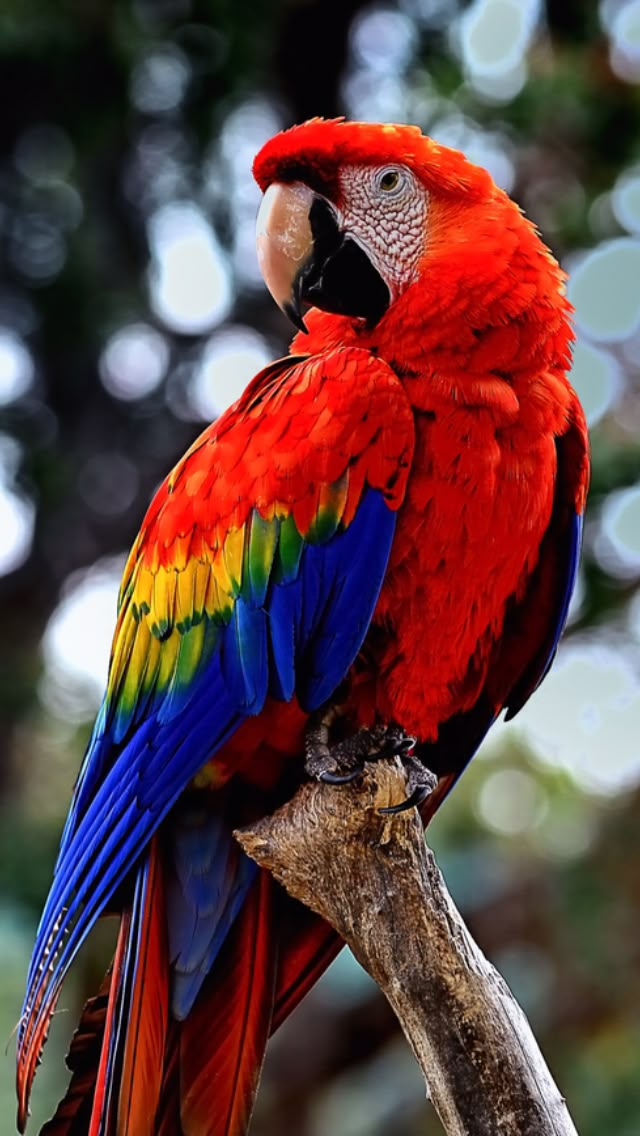
#> input picture parrot.jpeg, 640 x 1136 px
$ jupyter execute 'lab 6.ipynb'
#> lines starting #> are read from the running program, lines starting #| are printed output that depends on the picture; after the words box and inside, x2 and y2 are one past the last pixel; in counts of white or black regions, pixels touching at a corner belong together
[cell 1]
import cv2
import matplotlib.pyplot as plt
import numpy as np

img=cv2.imread("parrot.jpeg",cv2.IMREAD_GRAYSCALE)
#> img: shape (1136, 640); min 0, max 255, mean 74.8

if img is None:
    print("Error")
    exit()

threshold=100
_,thresh_img=cv2.threshold(img,threshold,255,cv2.THRESH_BINARY)
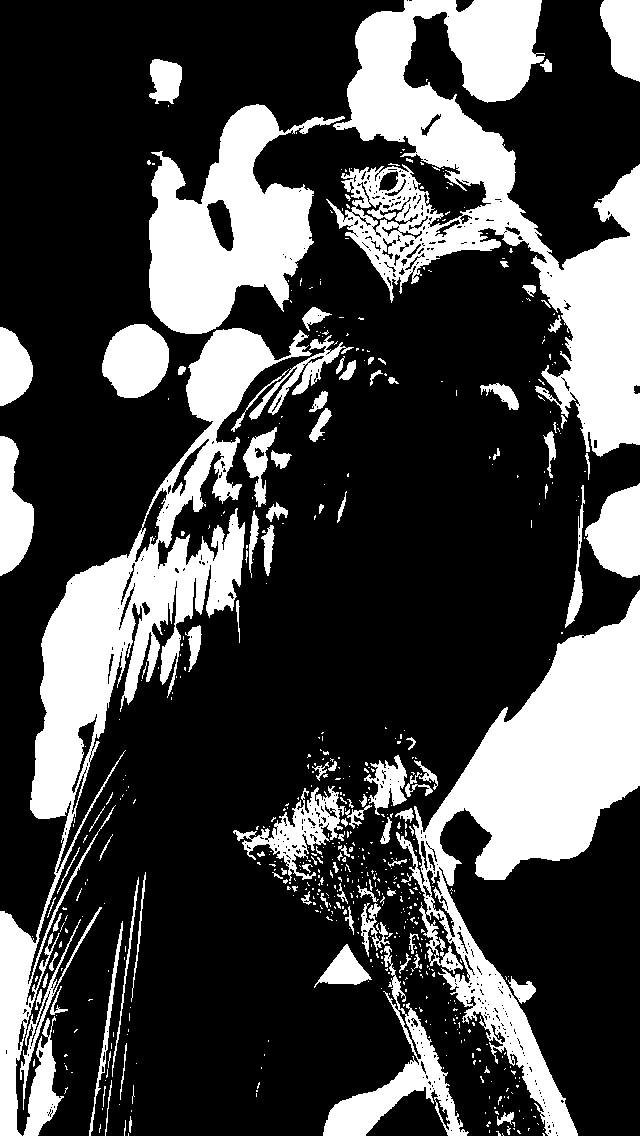
#> thresh_img: shape (1136, 640); 27.7% white; 622 white regions (512 under 20 px), largest, box (x1, y1, x2, y2) and area: (326, 0, 640, 457) 50147, (0, 328, 312, 1136) 41729, (396, 590, 640, 1136) 41239

min_val=np.min(img)
#> min_val = 0
max_val=np.max(img)
#> max_val = 255
contrast_img=((img-min_val)/(max_val-min_val))*255
contrast_img=contrast_img.astype(np.uint8)

c=255/np.log(1+np.max(img))
#> c = 45.99
log_float=c*np.log(1+img.astype(np.float32))
log_img=log_float.astype(np.uint8)


inv_log_img=np.exp(log_float/c) - 1
inv_log_img=np.clip(inv_log_img,0,255).astype(np.uint8)

gamma=0.5
normalized=img/255.0
gamma_corrected=np.power(normalized,gamma)
power_img=np.uint8(gamma_corrected*255)


plt.figure(figsize=(12,6))
plt.subplot(321)
plt.imshow(img,cmap="gray")
plt.title("Original Color Image")
plt.axis("off")

plt.subplot(322)
plt.imshow(thresh_img,cmap="gray")
plt.title("Histogram Equalized Color")
plt.axis("off")

plt.subplot(323)
plt.imshow(contrast_img,cmap="gray")
plt.title("Histogram Equalized Color")
plt.axis("off")

plt.subplot(324)
plt.imshow(inv_log_img,cmap="gray")
plt.title("Histogram Equalized Color")
plt.axis("off")

plt.subplot(325)
plt.imshow(power_img,cmap="gray")
plt.title("Histogram Equalized Color")
plt.axis("off")

plt.subplot(326)
plt.imshow(log_img,cmap="gray")
plt.title("Histogram Equalized Color")
plt.axis("off")

plt.show()

[cell 2]
import cv2
import numpy as np
import matplotlib.pyplot as plt
img=cv2.imread('dog.jpeg',cv2.IMREAD_GRAYSCALE)
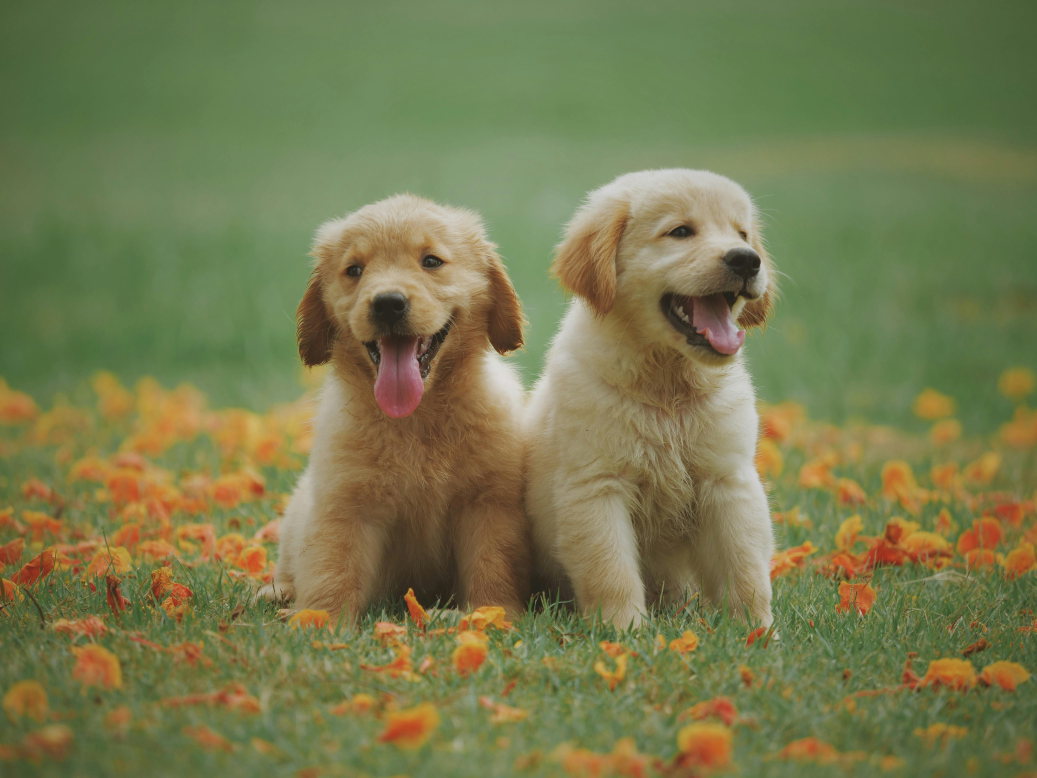
#> input picture dog.jpeg, 5184 x 3888 px (shown at 1/5 size)
#> img: shape (3888, 5184); min 19, max 228, mean 116.1
if img is None:
    print("Error:Image not found or path is incorrect")
    exit()
threshold=100
_,thresh_img=cv2.threshold(img,threshold,255,cv2.THRESH_BINARY)
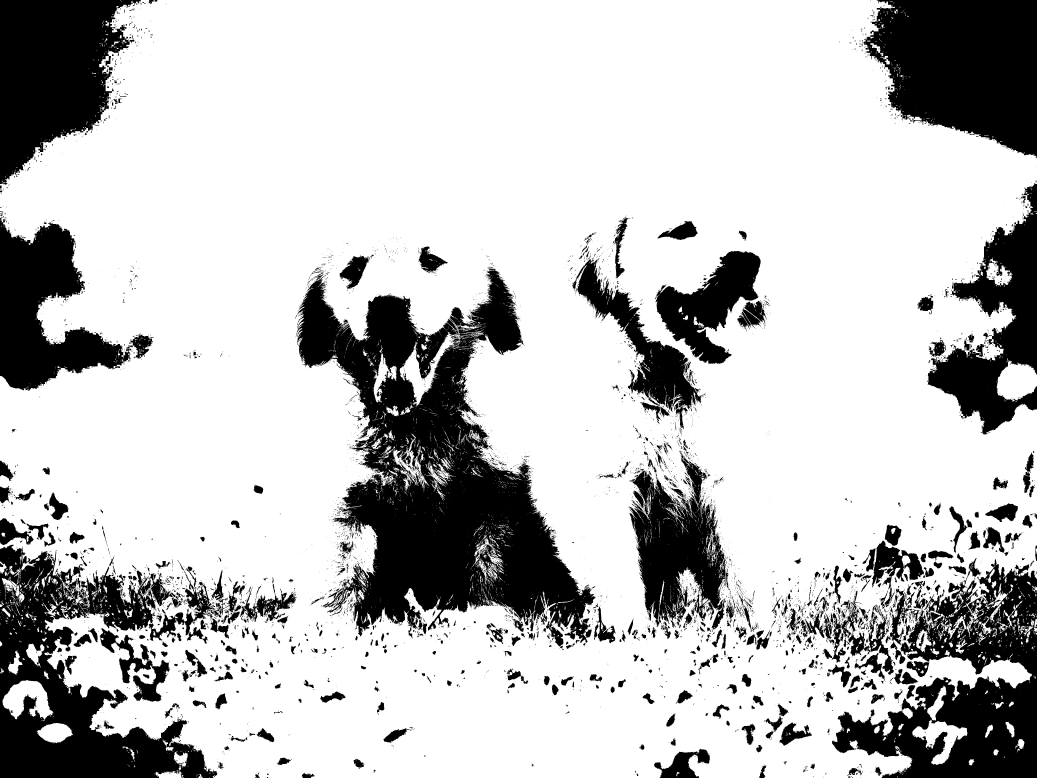
#> thresh_img: shape (3888, 5184) (shown at 1/5 size); 75.8% white; 8725 black regions (7118 under 20 px), largest, box (x1, y1, x2, y2) and area: (1479, 1352, 2979, 3232) 1183422, (0, 2724, 1086, 3888) 560680, (4160, 2789, 5184, 3888) 521836
min_val=np.min(img)
#> min_val = 19
max_val=np.max(img)
#> max_val = 228
contrast_img=((img-min_val)/(max_val-min_val))*255
#> contrast_img: shape (3888, 5184) float64
contrast_img=contrast_img.astype(np.uint8)
c=255/np.log(1+np.max(img))
#> c = 46.93
log_img=c*np.log(1+img.astype(np.float32))
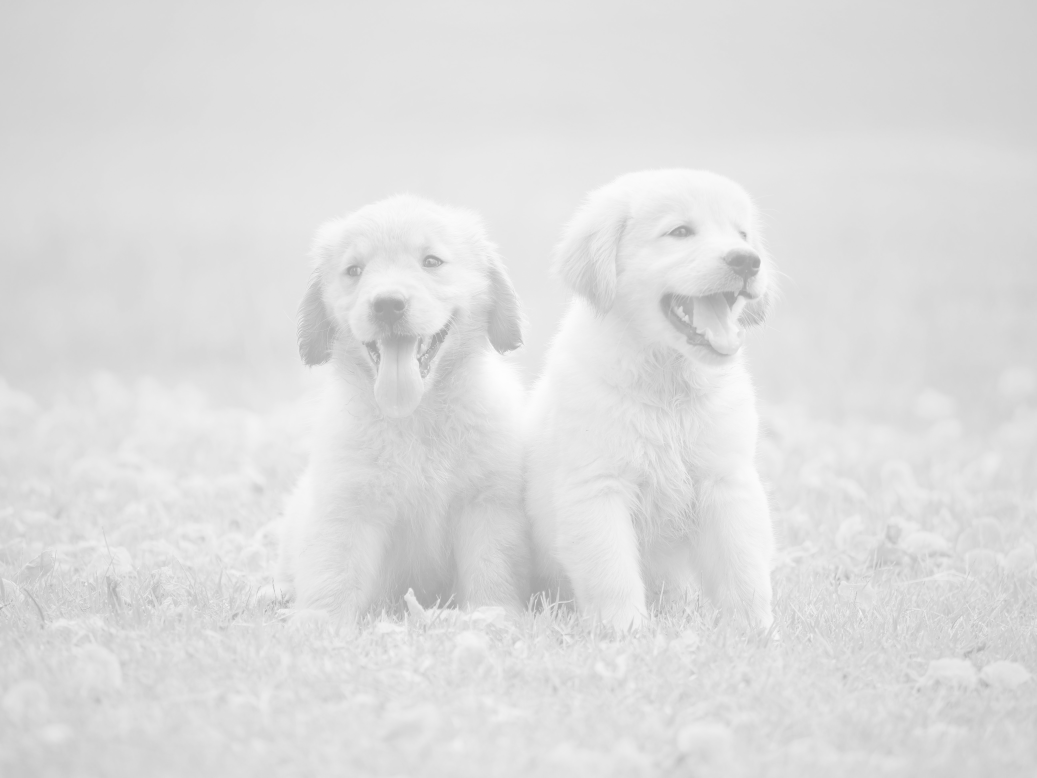
#> log_img: shape (3888, 5184) float32 (shown at 1/5 size); min 140.6, max 255, mean 222.4
log_img=np.uint8(log_img)
iv_log_img=np.exp(log_img/c)
iv_log_img=np.clip(iv_log_img,0,255)
iv_log_img=np.uint8(iv_log_img)
gamma=0.5
normalized=img/255.0
#> normalized: shape (3888, 5184) float64
gamma_corrected=np.power(normalized,gamma)
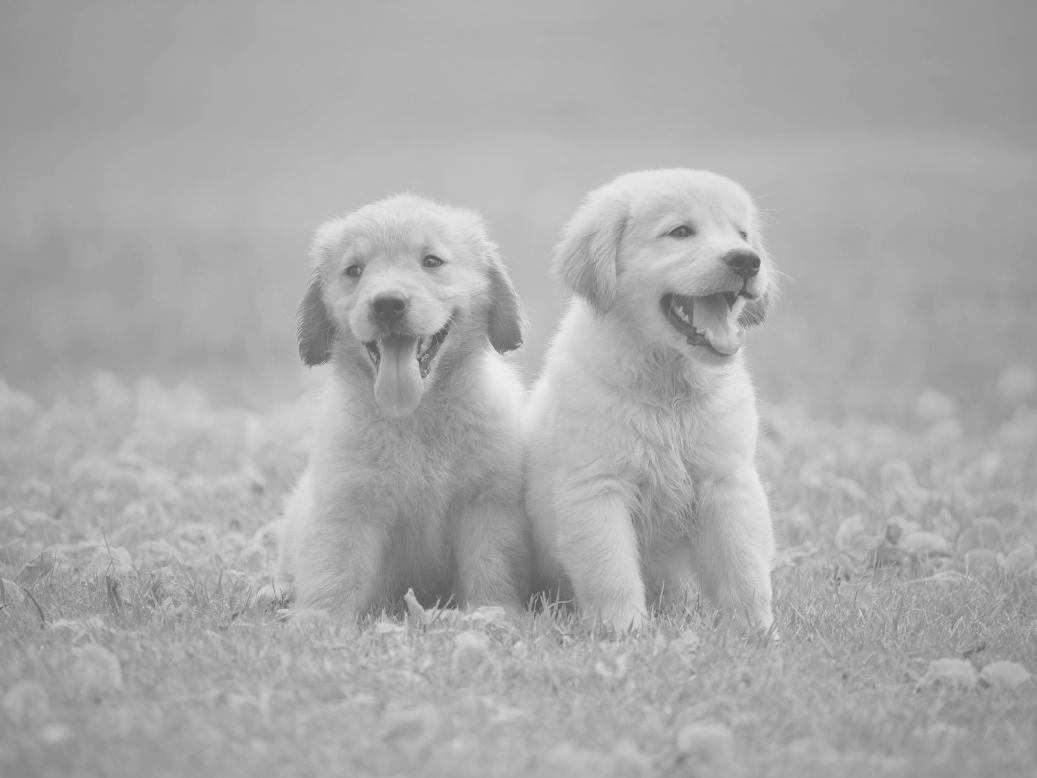
#> gamma_corrected: shape (3888, 5184) float64 (shown at 1/5 size); min 0.273, max 0.946, mean 0.671
power_img=np.uint8(gamma_corrected*255)
#> power_img: shape (3888, 5184)
plt.figure(figsize=(10,10))
plt.subplot(2,3,1)
plt.imshow(img,cmap='gray')
plt.title('orginal image')
plt.axis('off')
plt.subplot(2,3,2)
plt.imshow(thresh_img,cmap='gray')
plt.title('Threshold image')
plt.axis('off')
plt.subplot(2,3,3)
plt.imshow(contrast_img,cmap='gray')
plt.title('contrast image')
plt.axis('off')
plt.subplot(2,3,4)
plt.imshow(log_img,cmap='gray')
plt.title('logarithemic image')
plt.axis('off')
plt.subplot(2,3,5)
plt.imshow(power_img,cmap='gray')
plt.title('power image')
plt.axis('off')
plt.subplot(2,3,6)
plt.imshow(iv_log_img,cmap='gray')
plt.title('Inverse image')
plt.axis('off')
